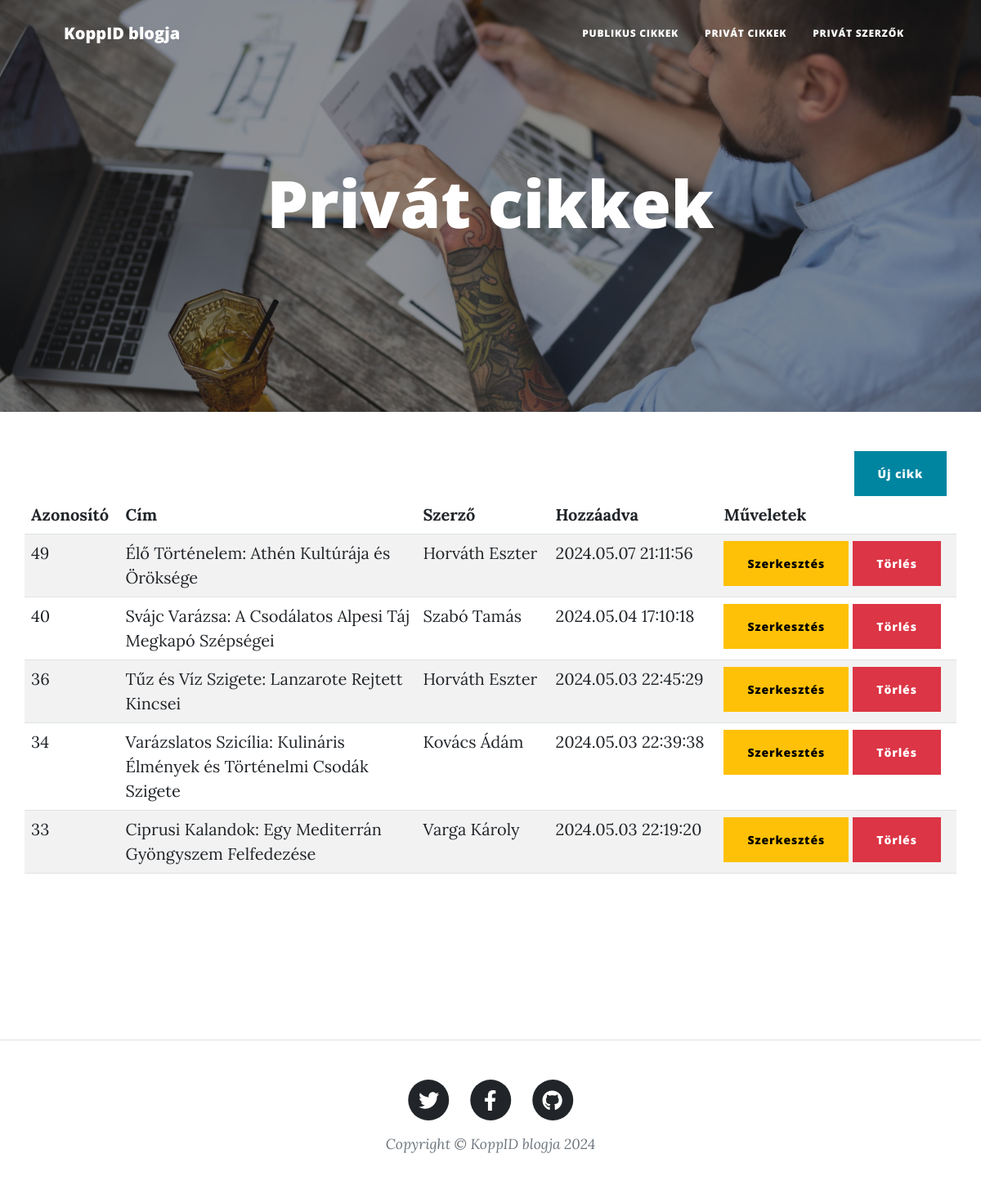
The page /private-articles.php on the database its author committed.
### tables this page shows
CREATE TABLE `post` (
  `id` int(11) NOT NULL,
  `author_id` int(11) NOT NULL,
  `image_id` int(11) NOT NULL,
  `title` varchar(255) NOT NULL,
  `content` text NOT NULL,
  `published_at` date NOT NULL,
  `created_at` datetime NOT NULL,
  `updated_at` datetime DEFAULT NULL
);

CREATE TABLE `author` (
  `id` int(11) NOT NULL,
  `name` varchar(255) NOT NULL,
  `status` varchar(255) NOT NULL,
  `email` varchar(100) NOT NULL,
  `password` varchar(255) NOT NULL,
  `created_at` datetime NOT NULL DEFAULT current_timestamp(),
  `updated_at` datetime NOT NULL DEFAULT current_timestamp()
);

### Helpers/functions.php (called while the page is built, shortened)
<?php
if (!function_exists('view')) {
    function view($view, $data = [])
    {
        extract($data);
        include_once BASE_PATH . '/Templates/common/header.view.php';
        include_once BASE_PATH . '/Templates/common/navbar.view.php';
        include_once BASE_PATH . '/Templates/' . $view . '.view.php';
        include_once BASE_PATH . '/Templates/common/footer.view.php';
    }
}

### Controllers/PrivatePostController.php (called while the page is built, shortened)
<?php
require_once REPOSITORY_PATH . '/PostRepository.php';
class PrivatePostController
{
    private $postRepository;
    public function __construct()
    {
        $this->postRepository = new PostRepository();
    }
    public function index()
    {
        $articles = $this->postRepository->getAllArticlesDescByCreatedAt();
        view('private/private-articles', ['articles' => $articles]);
    }
}

### private-articles.php (called while the page is built, shortened)
<?php
require_once CONTROLLER_PATH . '/PrivatePostController.php';
$controller = new PrivatePostController();
$controller->index();

### Repositories/Repository.php (called while the page is built, shortened)
<?php
class Repository
{
    public function __construct()
    {
        $connString = sprintf('mysql:host=%s;dbname=%s;charset=%s', DB_HOST, DB_DATABASE, DB_CHARSET);
        $this->conn = new \PDO($connString, DB_USER, DB_PASS);
        $this->returnType = \PDO::FETCH_ASSOC;
    }
}

### Repositories/PostRepository.php (called while the page is built, shortened)
<?php
require_once REPOSITORY_PATH . '/Repository.php';
class PostRepository extends Repository
{
    public function getAllArticlesDescByCreatedAt()
    {
        $sql = "SELECT  `post`.*, `author`.`name` AS `author_name`, `images`.`name` AS `image_name`, `images`.`extension` AS `image_extension`
        FROM `post` JOIN `author` ON `post`.`author_id` = `author`.`id` JOIN `images` ON `post`.`image_id` = `images`.`id` WHERE 1 ORDER BY `post`.`created_at` DESC";
        $stmt = $this->conn->query($sql);
        return $stmt->fetchAll($this->returnType);
    }
}

### Templates/private/private-articles.view.php (the view, shortened to what this page needs)
<header class="masthead" style="background-image: url('./public/assets/img/articles.jpg');">
    <div class="container position-relative px-4 px-lg-5">
        <div class="row gx-4 gx-lg-5 justify-content-center">
            <div class="col-md-10 col-lg-8 col-xl-7">
                <div class="site-heading">
                    <h1>Privát cikkek</h1>
                </div>
            </div>
        </div>
    </div>
</header>
<div class="container" style="height: 45rem;">
    <div class="row mt-4">
        <div class="col text-end">
            <a href="<?= BASE_URL ?>/private-create-article.php" class="btn btn-primary">Új cikk</a>
        </div>
    </div>
    <div class="row">
        <table class="table table-striped" style="width:100%">
            <thead>
                <tr>
                    <th>Azonosító</th>
                    <th>Cím</th>
                    <th>Szerző</th>
                    <th>Hozzáadva</th>
                    <th>Műveletek</th>
                </tr>
            </thead>
            <tbody>
                <?php if (count($articles) > 0): ?>
                    <?php foreach ($articles as $article): ?>
                        <tr>
                            <td><?= $article['id'] ?></td>
                            <td style="max-width: 350px"><?= $article['title'] ?></td>
                            <td><?= $article['author_name'] ?></td>
                            <td><?= date('Y.m.d H:i:s', strtotime($article['created_at'])) ?></td>
                            <td>
                                <a href="<?= BASE_URL ?>/private-edit-article.php?id=<?= $article['id'] ?>"
                                    class="btn btn-warning">Szerkesztés</a>
                                <a href="javascript:;" class="btn btn-danger"
                                    onclick="confirmDelete(<?= $article['id'] ?>)">Törlés</a>
                            </td>
                        </tr>
                    <?php endforeach; ?>
                <?php endif; ?>
            </tbody>
        </table>
    </div>
</div>

### Templates/common/header.view.php (shortened to what this page needs)
<!DOCTYPE html>
<html lang="hu">
<head>
    <link href=".\public\css\styles.css" rel="stylesheet" />
</head>
<body>

### Templates/common/navbar.view.php (shortened to what this page needs)
<nav class="navbar navbar-expand-lg navbar-light" id="mainNav">
    <div class="container px-4 px-lg-5">
        <a class="navbar-brand" href="index.php">KoppID blogja</a>
        <div class="collapse navbar-collapse" id="navbarResponsive">
            <ul class="navbar-nav ms-auto py-4 py-lg-0">
                <li class="nav-item"><a class="nav-link px-lg-3 py-3 py-lg-4" href="index.php">Publikus
                        cikkek</a></li>
                <li class="nav-item"><a class="nav-link px-lg-3 py-3 py-lg-4" href="private-articles.php">Privát
                        cikkek</a></li>
                <li class="nav-item"><a class="nav-link px-lg-3 py-3 py-lg-4" href="private-authors.php">Privát
                        szerzők</a></li>
            </ul>
        </div>
    </div>
</nav>

### Templates/common/footer.view.php (shortened to what this page needs)
<footer class="border-top">
    <div class="container px-4 px-lg-5">
        <div class="row gx-4 gx-lg-5 justify-content-center">
            <div class="col-md-10 col-lg-8 col-xl-7">
                <ul class="list-inline text-center">
                    <li class="list-inline-item">
                        <a href="#!">
                            <span class="fa-stack fa-lg">
                                <i class="fas fa-circle fa-stack-2x"></i>
                                <i class="fab fa-twitter fa-stack-1x fa-inverse"></i>
                            </span>
                        </a>
                    </li>
                    <li class="list-inline-item">
                        <a href="#!">
                            <span class="fa-stack fa-lg">
                                <i class="fas fa-circle fa-stack-2x"></i>
                                <i class="fab fa-facebook-f fa-stack-1x fa-inverse"></i>
                            </span>
                        </a>
                    </li>
                    <li class="list-inline-item">
                        <a href="https://github.com/KoppID90" target="_blank">
                            <span class="fa-stack fa-lg">
                                <i class="fas fa-circle fa-stack-2x"></i>
                                <i class="fab fa-github fa-stack-1x fa-inverse"></i>
                            </span>
                        </a>
                    </li>
                </ul>
                <div class="small text-center text-muted fst-italic">Copyright &copy; KoppID blogja 2024</div>
            </div>
        </div>
    </div>
</footer>
</body>
</html>

### rows shown on the page
post: id "49", title "Élő Történelem: Athén Kultúrája és Öröksége", author.name "Horváth Eszter", created_at "2024.05.07 21:11:56"
post: id "40", title "Svájc Varázsa: A Csodálatos Alpesi Táj Megkapó Szépségei", author.name "Szabó Tamás", created_at "2024.05.04 17:10:18"
post: id "36", title "Tűz és Víz Szigete: Lanzarote Rejtett Kincsei", author.name "Horváth Eszter", created_at "2024.05.03 22:45:29"
post: id "34", title "Varázslatos Szicília: Kulináris Élmények és Történelmi Csodák Szigete", author.name "Kovács Ádám", created_at "2024.05.03 22:39:38"
post: id "33", title "Ciprusi Kalandok: Egy Mediterrán Gyöngyszem Felfedezése", author.name "Varga Károly", created_at "2024.05.03 22:19:20"
